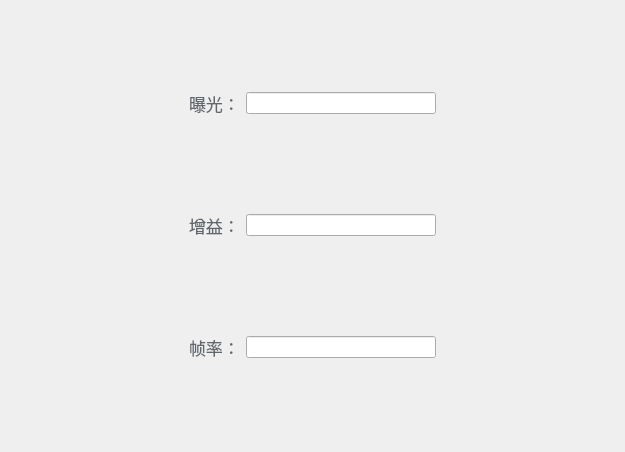
<?xml version="1.0" encoding="UTF-8"?>
<ui version="4.0">
 <class>Setting_page3</class>
 <widget class="QWidget" name="Setting_page3">
  <property name="geometry">
   <rect>
    <x>0</x>
    <y>0</y>
    <width>625</width>
    <height>452</height>
   </rect>
  </property>
  <property name="windowTitle">
   <string>Setting_page3</string>
  </property>
  <property name="styleSheet">
   <string notr="true"/>
  </property>
  <layout class="QGridLayout" name="gridLayout">
   <property name="leftMargin">
    <number>0</number>
   </property>
   <property name="topMargin">
    <number>0</number>
   </property>
   <property name="rightMargin">
    <number>0</number>
   </property>
   <property name="bottomMargin">
    <number>0</number>
   </property>
   <item row="1" column="1">
    <widget class="QLabel" name="label_2">
     <property name="styleSheet">
      <string notr="true">font-family:PingFang SC,Hiragino Sans GB,Arial,Microsoft YaHei,Verdana,Roboto,Noto,Helvetica Neue,sans-serif;
color:#61666d;
font-size:17px</string>
     </property>
     <property name="text">
      <string>增益：</string>
     </property>
    </widget>
   </item>
   <item row="2" column="1">
    <widget class="QLabel" name="label_3">
     <property name="styleSheet">
      <string notr="true">font-family:PingFang SC,Hiragino Sans GB,Arial,Microsoft YaHei,Verdana,Roboto,Noto,Helvetica Neue,sans-serif;
color:#61666d;
font-size:17px</string>
     </property>
     <property name="text">
      <string>帧率：</string>
     </property>
    </widget>
   </item>
   <item row="0" column="3">
    <spacer name="horizontalSpacer_2">
     <property name="orientation">
      <enum>Qt::Horizontal</enum>
     </property>
     <property name="sizeHint" stdset="0">
      <size>
       <width>40</width>
       <height>20</height>
      </size>
     </property>
    </spacer>
   </item>
   <item row="2" column="3">
    <spacer name="horizontalSpacer_6">
     <property name="orientation">
      <enum>Qt::Horizontal</enum>
     </property>
     <property name="sizeHint" stdset="0">
      <size>
       <width>40</width>
       <height>20</height>
      </size>
     </property>
    </spacer>
   </item>
   <item row="1" column="2">
    <widget class="QLineEdit" name="lineEdit_2"/>
   </item>
   <item row="0" column="0">
    <spacer name="horizontalSpacer">
     <property name="orientation">
      <enum>Qt::Horizontal</enum>
     </property>
     <property name="sizeHint" stdset="0">
      <size>
       <width>40</width>
       <height>20</height>
      </size>
     </property>
    </spacer>
   </item>
   <item row="2" column="0">
    <spacer name="horizontalSpacer_5">
     <property name="orientation">
      <enum>Qt::Horizontal</enum>
     </property>
     <property name="sizeHint" stdset="0">
      <size>
       <width>40</width>
       <height>20</height>
      </size>
     </property>
    </spacer>
   </item>
   <item row="0" column="1">
    <widget class="QLabel" name="label">
     <property name="styleSheet">
      <string notr="true">font-family:PingFang SC,Hiragino Sans GB,Arial,Microsoft YaHei,Verdana,Roboto,Noto,Helvetica Neue,sans-serif;
color:#61666d;
font-size:17px</string>
     </property>
     <property name="text">
      <string>曝光：</string>
     </property>
    </widget>
   </item>
   <item row="0" column="2">
    <widget class="QLineEdit" name="lineEdit"/>
   </item>
   <item row="1" column="0">
    <spacer name="horizontalSpacer_3">
     <property name="orientation">
      <enum>Qt::Horizontal</enum>
     </property>
     <property name="sizeHint" stdset="0">
      <size>
       <width>40</width>
       <height>20</height>
      </size>
     </property>
    </spacer>
   </item>
   <item row="1" column="3">
    <spacer name="horizontalSpacer_4">
     <property name="orientation">
      <enum>Qt::Horizontal</enum>
     </property>
     <property name="sizeHint" stdset="0">
      <size>
       <width>40</width>
       <height>20</height>
      </size>
     </property>
    </spacer>
   </item>
   <item row="2" column="2">
    <widget class="QLineEdit" name="lineEdit_3"/>
   </item>
  </layout>
 </widget>
 <layoutdefault spacing="6" margin="11"/>
 <resources/>
 <connections/>
</ui>
